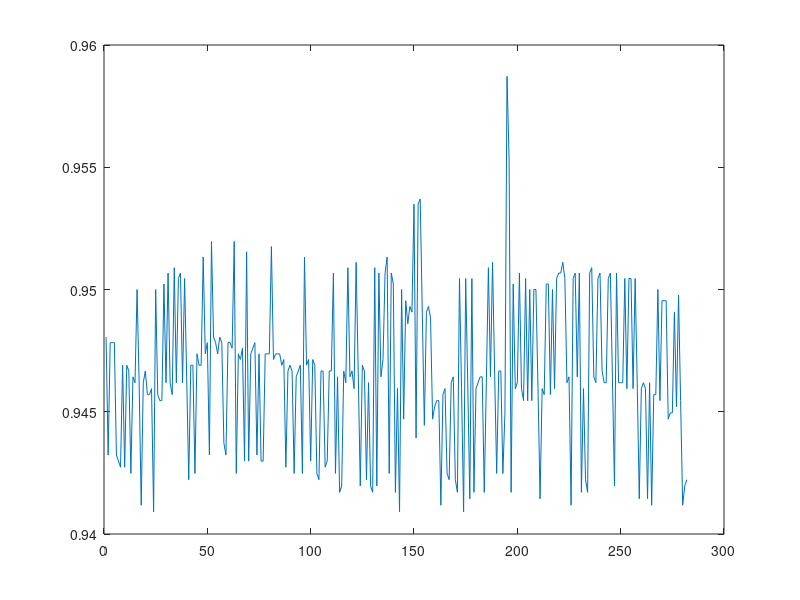

MATLAB code to generate this figure:
t = [0 0 0 0 0 0 0 0 0 0 0 0 0 0 0 0 0 0 0 0 0 0 0 0 0 0 0 0 0 0 0 0 0 0 0 0 0 0 0 0 0 0 0 0 0 0 0 0 0 0 0 0 0 0 0 0 0 0 0 0 0 0 0 0 0 0 0 0 0 0 0 0 0 0 0 0 0 0 0 0 0 0 0 0 0 0 0 0 0 0 0 0 0 0 0 0 0 0 0 0 0 0 0 0 0 0 0 0 0 0 0 0 0 0 0 0 0 0 0 0 0 0 0 0 0 0 0 0 0 0 0 0 0 0 0 0 0 0 0 0 0 0 0 0 0 0 0 0 0 0 0 0 0 0 0 0 0 0 0 0 0 0 0 0 0 0 0 0 0 0 0 0 0 0 0 0 0 0 0 0 0 0 0 0 0 0 0 0 0 0 0 0 0 0 0 0 0 0 0 0 0 0 0 0 0 0 0 0 0 0 0 0 0 0 0 0 0 0 0 0 0 0 0 0 0 0 0 0 0 0 0 0 0 0 0 0 0 0 0 0 0 0 0 0 0 0 0 0 0 0 0 0 0 0 0 0 0 0 0 0 0 0 0 0 0 0 0 0 0 0 0 0 0 0 0 0 0 0 0 0 0 0];
x1 = [231 229 230 230 230 229 228 227 226 227 226 225 226 224 223 220 223 221 223 225 221 221 222 220 220 221 220 220 221 223 223 223 221 224 223 222 223 223 222 224 225 226 226 226 228 226 226 226 228 230 229 229 231 230 228 231 230 231 229 230 230 229 229 226 228 227 229 228 227 228 228 229 230 229 228 228 228 228 228 228 228 227 228 228 228 226 227 227 225 226 225 226 224 225 226 226 226 226 227 228 227 226 226 225 225 225 227 228 225 225 223 226 224 223 224 225 223 224 224 225 222 225 225 224 226 225 225 223 224 223 224 224 223 224 227 223 226 226 223 221 223 222 220 220 217 218 214 217 216 215 214 215 216 216 216 216 217 215 217 219 220 220 221 221 222 226 225 223 224 225 223 222 222 220 222 223 222 222 223 222 223 224 224 223 223 224 224 225 225 226 225 225 226 218 218 224 223 221 222 223 223 222 220 222 220 220 220 220 220 222 222 222 221 221 221 221 220 222 222 223 223 225 222 223 224 221 222 223 224 223 223 222 225 223 223 224 224 223 222 223 225 223 223 222 223 224 224 223 223 223 223 222 222 222 222 222 222 223 222 222 223 222 222 223 221 221 221 220 220 218 218 218 217 218 218 216 219 219 220 221 224 225];
x2 = [33 32 33 32 33 34 33 33 32 34 33 34 34 32 33 34 34 32 34 33 33 33 32 32 32 33 32 32 33 32 32 33 32 33 33 33 33 32 32 33 33 33 31 32 30 32 32 32 32 33 32 32 31 31 32 31 30 32 31 32 31 30 30 31 29 30 33 33 32 32 32 32 32 32 32 31 33 33 33 33 33 32 33 32 32 33 33 32 33 32 32 34 32 33 33 33 31 32 33 32 32 32 33 32 31 32 33 33 33 33 32 34 33 34 34 32 32 34 32 34 32 34 34 33 32 32 33 33 33 32 32 32 32 32 31 33 33 32 31 32 33 31 33 31 32 33 32 31 31 32 32 33 34 32 33 33 32 32 33 33 33 33 34 34 33 34 33 33 34 33 33 33 33 33 32 32 32 33 34 32 33 33 33 32 32 32 33 32 34 33 33 32 32 28 32 33 32 32 32 34 33 33 32 34 33 33 33 33 33 34 34 32 32 32 32 31 32 33 31 33 31 32 33 33 32 30 31 32 31 31 31 33 33 31 31 31 31 31 32 31 32 32 31 31 30 31 31 31 32 33 31 31 31 31 32 32 32 32 32 32 33 32 33 33 31 31 31 32 32 32 33 32 32 32 32 33 32 33 33 34 33 33];
x3 = [12 13 12 12 12 13 13 13 12 13 12 12 13 12 12 11 12 13 12 12 12 12 12 13 11 12 12 12 11 12 11 12 12 11 12 11 11 12 11 12 13 12 12 13 12 12 12 11 12 12 13 11 12 12 12 12 12 13 13 12 12 12 11 13 12 12 12 13 11 13 12 12 12 13 12 13 13 12 12 12 11 12 12 12 12 12 12 13 12 12 12 13 12 12 12 13 11 12 12 13 12 12 13 13 12 12 13 13 12 12 11 13 12 13 13 12 12 11 12 12 12 11 12 13 12 12 13 12 13 13 11 13 11 12 12 11 11 13 11 11 13 12 13 11 12 11 11 11 11 10 12 10 10 11 12 11 11 11 12 12 12 12 13 12 12 13 13 12 12 13 13 11 12 13 11 12 13 11 13 12 12 12 12 13 12 11 12 11 12 13 12 12 13 12 9 10 13 11 12 12 11 12 12 11 12 11 12 11 11 12 13 12 12 11 11 12 11 12 11 11 11 11 11 12 12 13 11 11 12 11 13 12 13 13 11 11 12 12 11 11 12 12 12 11 11 12 13 11 12 12 12 11 12 11 11 12 11 12 13 12 12 12 13 12 13 12 12 11 12 11 11 11 12 12 12 11 12 11 12 13 13 13];
x4 = [5.75342 5.27778 5.77982 5.50459 5.77982 5.83333 5.5814 5.60748 5.60748 5.88785 5.88785 6.19718 5.91549 5.66038 5.97156 6.60287 6.25592 5.48077 6.25592 5.91549 6.02871 6.02871 5.71429 5.50725 6.02871 6.02871 5.76923 5.76923 6.28571 5.6872 5.9434 5.97156 5.74163 6.19718 5.97156 6.25592 6.22642 5.6872 5.97156 5.9434 5.66038 5.88785 5.3271 5.35211 5 5.60748 5.60748 5.86047 5.55556 5.77982 5.27778 5.77982 5.20548 5.22936 5.55556 5.20548 4.95413 5.22936 5 5.50459 5.22936 4.97696 5.22936 5.07042 4.72222 5.02326 5.80645 5.5814 5.83333 5.30233 5.55556 5.52995 5.50459 5.27778 5.55556 5.02326 5.5814 5.83333 5.83333 5.83333 6.08295 5.5814 5.83333 5.55556 5.55556 5.88785 5.86047 5.3271 5.91549 5.60748 5.6338 5.91549 5.66038 5.91549 5.88785 5.6338 5.5814 5.60748 5.86047 5.30233 5.5814 5.60748 5.6338 5.37736 5.35211 5.6338 5.60748 5.5814 5.91549 5.91549 5.9434 5.91549 5.9434 6 5.97156 5.6338 5.6872 6.47887 5.66038 6.19718 5.71429 6.4486 6.19718 5.6872 5.60748 5.6338 5.66038 5.97156 5.6872 5.42857 5.91549 5.40284 5.9434 5.66038 5.30233 6.22642 6.13953 5.35211 5.66038 6 5.71429 5.42857 5.7971 5.74163 5.85366 6.37681 6.2069 5.82524 5.85366 6.43902 5.94059 6.73171 6.99029 6.14634 6.17647 6.43902 6.1165 6.17647 6.14634 6.08696 6.05769 6.05769 6.05769 6.31579 6 5.91549 5.66038 5.97156 6.22642 5.66038 5.71429 6.25592 6 5.7971 5.97156 5.6872 5.45455 6.25592 6 5.71429 5.97156 5.9434 5.9434 5.42857 5.6872 5.91549 5.9434 5.88785 6.19718 5.6338 5.91549 5.6338 5.35211 4.66019 6.60287 6.4486 5.42857 6 5.71429 6.25592 6.22642 6 5.76923 6.54028 6.05769 6.31579 6.05769 6.31579 6.31579 6.28571 6.02871 5.71429 5.74163 6 6 5.45455 6.02871 6 5.6872 6.22642 5.66038 5.88785 6.25592 5.97156 5.66038 4.90385 5.6872 5.9434 5.37736 5.66038 5.14286 6 5.66038 5.14286 5.66038 5.6338 5.37736 5.40284 5.97156 5.66038 5.6338 5.6872 5.40284 5.6872 5.37736 5.37736 5.11848 5.66038 5.6872 5.97156 5.40284 5.6872 5.42857 5.6872 5.97156 5.71429 5.97156 5.6872 5.45455 5.71429 5.97156 5.71429 5.74163 5.97156 5.19231 5.45455 5.45455 6.02871 5.76923 6.08696 6.37681 6.08696 5.85366 5.82524 5.82524 6.43902 5.7971 6.34615 6.05769 6.05769 5.6872 5.66038];
x5 = [0.948052 0.943231 0.947826 0.947826 0.947826 0.943231 0.942982 0.942731 0.946903 0.942731 0.946903 0.946667 0.942478 0.946429 0.946188 0.95 0.946188 0.941176 0.946188 0.946667 0.945701 0.945701 0.945946 0.940909 0.95 0.945701 0.945455 0.945455 0.950226 0.946188 0.950673 0.946188 0.945701 0.950893 0.946188 0.95045 0.950673 0.946188 0.95045 0.946429 0.942222 0.946903 0.946903 0.942478 0.947368 0.946903 0.946903 0.951327 0.947368 0.947826 0.943231 0.951965 0.948052 0.947826 0.947368 0.948052 0.947826 0.943723 0.943231 0.947826 0.947826 0.947598 0.951965 0.942478 0.947368 0.947137 0.947598 0.942982 0.951542 0.942982 0.947368 0.947598 0.947826 0.943231 0.947368 0.942982 0.942982 0.947368 0.947368 0.947368 0.951754 0.947137 0.947368 0.947368 0.947368 0.946903 0.947137 0.942731 0.946667 0.946903 0.946667 0.942478 0.946429 0.946667 0.946903 0.942478 0.951327 0.946903 0.947137 0.942982 0.947137 0.946903 0.942478 0.942222 0.946667 0.946667 0.942731 0.942982 0.946667 0.946667 0.950673 0.942478 0.946429 0.941704 0.941964 0.946667 0.946188 0.950893 0.946429 0.946667 0.945946 0.951111 0.946667 0.941964 0.946903 0.946667 0.942222 0.946188 0.941964 0.941704 0.950893 0.941964 0.950673 0.946429 0.947137 0.950673 0.951327 0.942478 0.950673 0.950226 0.941704 0.945946 0.940909 0.95 0.9447 0.949541 0.948598 0.949309 0.949074 0.953488 0.943925 0.953488 0.953704 0.949074 0.944444 0.949074 0.949309 0.948837 0.9447 0.945205 0.945455 0.945455 0.941176 0.945701 0.945946 0.942478 0.942222 0.946188 0.946429 0.942222 0.941704 0.95045 0.945946 0.940909 0.95045 0.946188 0.941441 0.95045 0.941704 0.945946 0.946188 0.946429 0.946429 0.941704 0.946188 0.950893 0.946429 0.951111 0.946667 0.942478 0.946667 0.946667 0.942478 0.944954 0.958716 0.955357 0.941704 0.950226 0.945946 0.946188 0.950673 0.945946 0.945455 0.95045 0.945455 0.95 0.945455 0.95 0.95 0.945946 0.941441 0.945946 0.945701 0.950226 0.950226 0.945701 0.95 0.945946 0.95045 0.950673 0.950673 0.951111 0.95045 0.946188 0.946429 0.941176 0.95045 0.950673 0.946429 0.950673 0.941704 0.945946 0.942222 0.941704 0.950673 0.950893 0.946429 0.946188 0.95045 0.950673 0.946667 0.946188 0.946188 0.95045 0.950673 0.946429 0.941964 0.950673 0.946188 0.946188 0.946188 0.95045 0.945946 0.95045 0.95045 0.945946 0.95045 0.946188 0.941441 0.945946 0.946188 0.945946 0.941441 0.946188 0.941176 0.945701 0.945701 0.95 0.945455 0.949541 0.949541 0.949541 0.9447 0.944954 0.944954 0.949074 0.945205 0.949772 0.945455 0.941176 0.941964 0.942222];
x6 = [0.905882 0.898039 0.901961 0.901961 0.901961 0.898039 0.894118 0.890196 0.886275 0.890196 0.886275 0.882353 0.886275 0.878431 0.87451 0.862745 0.87451 0.866667 0.87451 0.882353 0.866667 0.866667 0.870588 0.862745 0.862745 0.866667 0.862745 0.862745 0.866667 0.87451 0.87451 0.87451 0.866667 0.878431 0.87451 0.870588 0.87451 0.87451 0.870588 0.878431 0.882353 0.886275 0.886275 0.886275 0.894118 0.886275 0.886275 0.886275 0.894118 0.901961 0.898039 0.898039 0.905882 0.901961 0.894118 0.905882 0.901961 0.905882 0.898039 0.901961 0.901961 0.898039 0.898039 0.886275 0.894118 0.890196 0.898039 0.894118 0.890196 0.894118 0.894118 0.898039 0.901961 0.898039 0.894118 0.894118 0.894118 0.894118 0.894118 0.894118 0.894118 0.890196 0.894118 0.894118 0.894118 0.886275 0.890196 0.890196 0.882353 0.886275 0.882353 0.886275 0.878431 0.882353 0.886275 0.886275 0.886275 0.886275 0.890196 0.894118 0.890196 0.886275 0.886275 0.882353 0.882353 0.882353 0.890196 0.894118 0.882353 0.882353 0.87451 0.886275 0.878431 0.87451 0.878431 0.882353 0.87451 0.878431 0.878431 0.882353 0.870588 0.882353 0.882353 0.878431 0.886275 0.882353 0.882353 0.87451 0.878431 0.87451 0.878431 0.878431 0.87451 0.878431 0.890196 0.87451 0.886275 0.886275 0.87451 0.866667 0.87451 0.870588 0.862745 0.862745 0.85098 0.854902 0.839216 0.85098 0.847059 0.843137 0.839216 0.843137 0.847059 0.847059 0.847059 0.847059 0.85098 0.843137 0.85098 0.858824 0.862745 0.862745 0.866667 0.866667 0.870588 0.886275 0.882353 0.87451 0.878431 0.882353 0.87451 0.870588 0.870588 0.862745 0.870588 0.87451 0.870588 0.870588 0.87451 0.870588 0.87451 0.878431 0.878431 0.87451 0.87451 0.878431 0.878431 0.882353 0.882353 0.886275 0.882353 0.882353 0.886275 0.854902 0.854902 0.878431 0.87451 0.866667 0.870588 0.87451 0.87451 0.870588 0.862745 0.870588 0.862745 0.862745 0.862745 0.862745 0.862745 0.870588 0.870588 0.870588 0.866667 0.866667 0.866667 0.866667 0.862745 0.870588 0.870588 0.87451 0.87451 0.882353 0.870588 0.87451 0.878431 0.866667 0.870588 0.87451 0.878431 0.87451 0.87451 0.870588 0.882353 0.87451 0.87451 0.878431 0.878431 0.87451 0.870588 0.87451 0.882353 0.87451 0.87451 0.870588 0.87451 0.878431 0.878431 0.87451 0.87451 0.87451 0.87451 0.870588 0.870588 0.870588 0.870588 0.870588 0.870588 0.87451 0.870588 0.870588 0.87451 0.870588 0.870588 0.87451 0.866667 0.866667 0.866667 0.862745 0.862745 0.854902 0.854902 0.854902 0.85098 0.854902 0.854902 0.847059 0.858824 0.858824 0.862745 0.866667 0.878431 0.882353];

%vetores: 0,r,g,b,h,s,v
figure(2);
plot(x5);